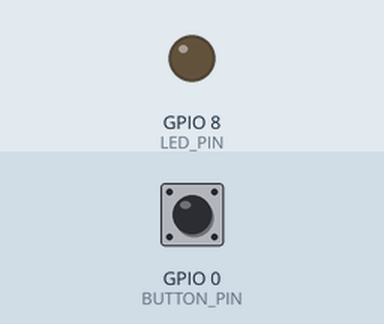
A program run on a simulated ESP32-S3. Parts: output pins drawn as LEDs (lit = HIGH). Inputs (shaded band) come from the test bench; at power-on: GPIO 0 (BUTTON_PIN) HIGH. What the program prints to the serial monitor is not drawn.

Above: at 2.2 s.
2.3 s: GPIO 0 (BUTTON_PIN) pulled LOW for 0.15 s
At 2.4 s:
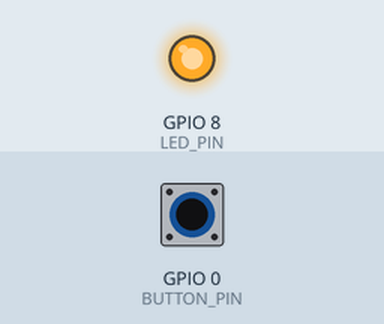
3.9 s: GPIO 0 (BUTTON_PIN) pulled LOW for 3.2 s
At 7.8 s:
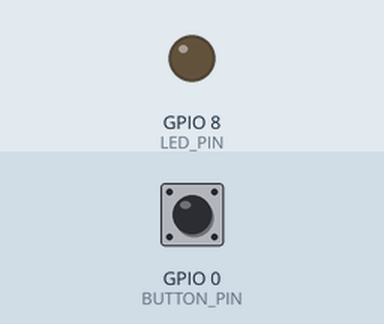
Timing chart, 0 to 9.3 s (numbered marks = the images above; inputs shaded):
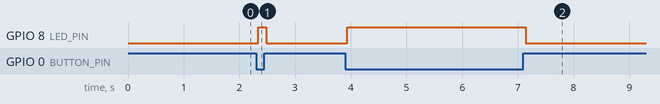

Measured:
- after the input at 2.3 s, GPIO 8 (LED_PIN): LOW → HIGH at once, → LOW 0.15 s later
- after the input at 3.9 s, GPIO 8 (LED_PIN): LOW → HIGH at once, → LOW 3.2 s later

The program:

main.cpp
```cpp
#include <Arduino.h>
#include <Bounce2.h>

// Вкажіть будь-який вільний пін на вашій ESP32-S3
constexpr uint8_t BUTTON_PIN = 0;

constexpr uint8_t LED_PIN = 8;

// Налаштування часу (у мілісекундах)
constexpr uint16_t DEBOUNCE_INTERVAL = 30; // Час фільтрації дребезгу контакту
constexpr uint16_t LONG_PRESS_TIME = 1000; // Час до першого спрацьовування утримання (1 секунда)
constexpr uint16_t REPEAT_INTERVAL = 300;  // Інтервал між повторами під час утримання (0.2 секунди)

// Створюємо об'єкт кнопки з бібліотеки Bounce2
Bounce button = Bounce();

// Змінні для відстеження часу утримання кнопки
unsigned long pressStartTime = 0; // Час фізичного натискання кнопки
unsigned long lastRepeatTime = 0; // Час останнього повтору події
bool isLongPressActive = false;   // Прапорець, що довге натискання вже активне

void setup()
{
  Serial.begin(115200);
  delay(1000); // Даємо час для ініціалізації Serial порту
  Serial.println("Систему запущено. Очікування натискання кнопки...");

  // Налаштовуємо кнопку: пін, режим INPUT_PULLUP (натиснуто = 0, відпущено = 1) та час дребезгу
  button.attach(BUTTON_PIN, INPUT_PULLUP);
  button.interval(DEBOUNCE_INTERVAL);

  pinMode(LED_PIN, OUTPUT);
}

void loop()
{
  // Обов'язково оновлюємо стан кнопки в кожному циклі loop
  button.update();

  unsigned long now = millis(); // Фіксуємо поточний час один раз для точних розрахунків

  // 1. ПОДІЯ НАТИСКАННЯ (Перехід з 1 в 0)
  if (button.fell())
  {
    pressStartTime = now;
    isLongPressActive = false;
    Serial.println("Подія: Кнопку НАТИСНУТО (Фізичний контакт замкнуто, стан 0)");
  }

  // 2. ЛОГІКА ДОВГОГО НАТИСКАННЯ ТА АВТОПОВТОРУ (Поки кнопка утримується в стані LOW)
  if (button.read() == LOW)
  {
    unsigned long heldTime = now - pressStartTime;

    // Перевірка на перше спрацьовування тривалого натискання
    if (!isLongPressActive && heldTime >= LONG_PRESS_TIME)
    {
      isLongPressActive = true;
      lastRepeatTime = now; // Запам'ятовуємо час для старту інтервалів повтору
      Serial.println("Подія: ТРИВАЛЕ НАТИСКАННЯ (Перше спрацьовування)");
    }

    // Логіка автоповтору, якщо тривале натискання вже активне
    if (isLongPressActive && (now - lastRepeatTime >= REPEAT_INTERVAL))
    {
      lastRepeatTime = now; // Скидаємо таймер для наступного повтору
      Serial.println("Подія: АВТОПОВТОР (Кнопка утримується далі)");
    }
  }

  // 3. ПОДІЯ ВІДПУСКАННЯ (Перехід з 0 в 1)
  if (button.rose())
  {
    Serial.print("Подія: Кнопку ВІДПУЩЕНО (Стан 1). ");

    // Перевіряємо, чи це був швидкий клік, чи кнопку відпустили після утримання
    if (!isLongPressActive)
    {
      Serial.println("Результат: ШВИДКИЙ КЛІК");
    }
    else
    {
      Serial.println("Результат: Кінець тривалого утримання");
    }
  }

  // Перевіряємо поточний стан кнопки: LOW означає, що вона натиснута
  if (button.read() == LOW)
  {
    digitalWrite(LED_PIN, HIGH); // Вимикаємо світло (або вмикаємо, залежно від вашої схеми)
  }
  else
  {
    digitalWrite(LED_PIN, LOW); // Вмикаємо світло
  }
}
```
